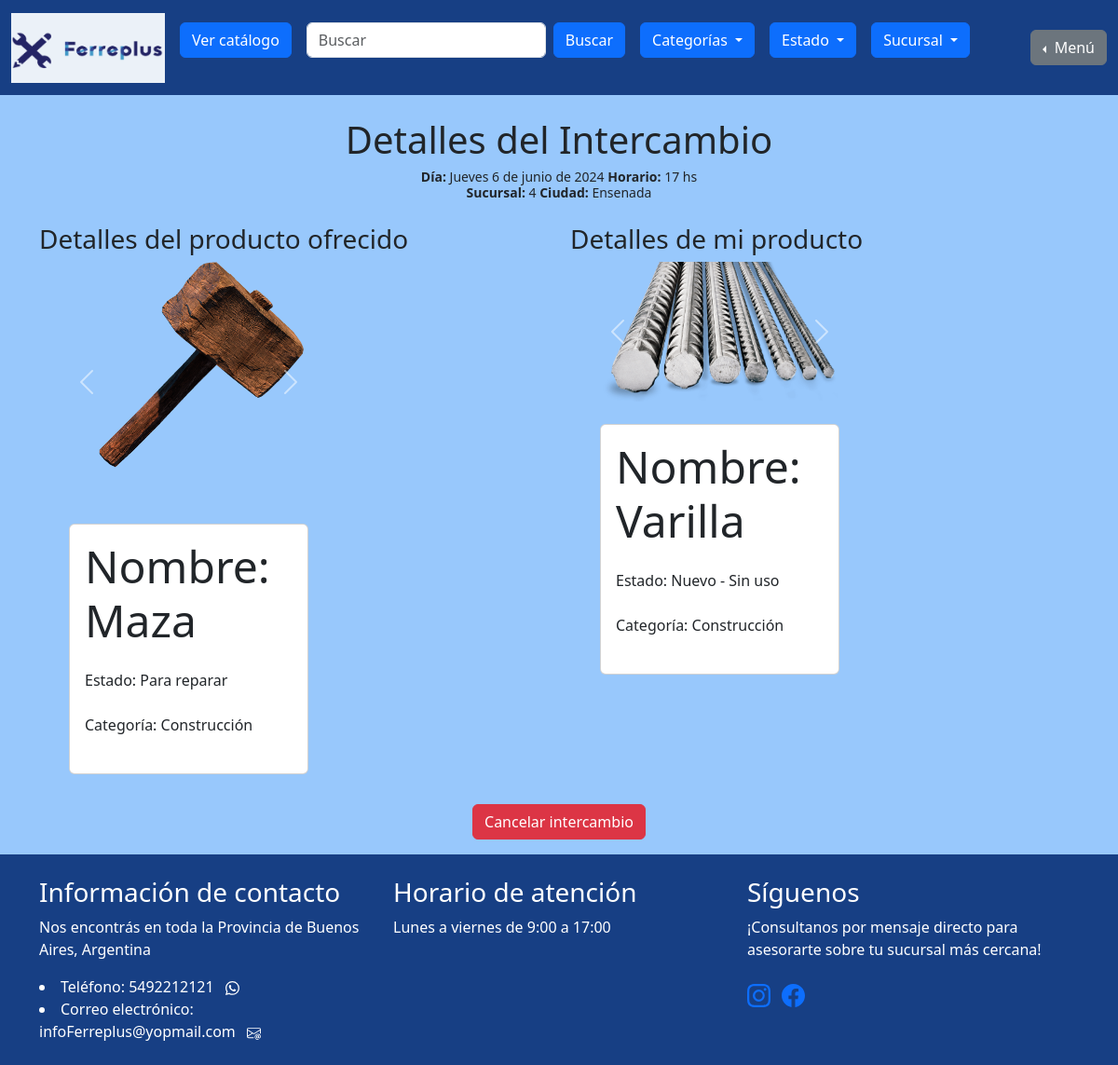
The page /intercambiar_producto/ver_detalle/64/ (signed in) on the database its author committed.
### intercambiar_producto/models.py (models this page shows, shortened)
class Intercambio(models.Model):
    ESTADOS = (
        ('pendiente', 'Pendiente'),
        ('aceptado', 'Aceptado'),
        ('rechazado', 'Rechazado'),
        ('realizado', 'Realizado'),
        ('cancelado', 'Cancelado'),
        ('ausente', 'Ausente'),
    )
    producto_solicitante = models.ForeignKey(Producto, related_name='intercambios_solicitados', on_delete=models.CASCADE)
    producto_receptor = models.ForeignKey(Producto, related_name='intercambios_recibidos', on_delete=models.CASCADE)
    cliente_solicitante = models.ForeignKey(User, related_name='solicitudes_realizadas', on_delete=models.CASCADE)
    cliente_receptor = models.ForeignKey(User, related_name='solicitudes_recibidas', on_delete=models.CASCADE)
    estado = models.CharField(max_length=10, choices=ESTADOS, default='pendiente')
    fecha_solicitud = models.DateTimeField(auto_now_add=True)
    dia = models.CharField(max_length=20, blank=True)
    fecha = models.DateField(null=True, blank=True)
    horario = models.IntegerField()
    venta_realizada = models.BooleanField(null=True, blank=True, default=None)

### mis_productos/models.py (models this page shows, shortened)
class Producto(models.Model):
    id = models.AutoField(primary_key=True)
    cliente = models.ForeignKey(User, on_delete=models.CASCADE)
    nombre = models.CharField(max_length=100)
    estado = models.CharField(max_length=100)
    categoria = models.CharField(max_length=100)
    dias = models.CharField(max_length=100, default="")
    horario_inicio = models.CharField(max_length=100)
    horario_fin = models.CharField(max_length=100)
    sucursal = models.ForeignKey(Sucursal, on_delete=models.SET_NULL, null=True)
    imagen_principal = models.ImageField(upload_to='imagenes/')
    imagen_extra1 = models.ImageField(upload_to='imagenes/', blank=True, null=True)
    imagen_extra2 = models.ImageField(upload_to='imagenes/', blank=True, null=True)
    imagen_extra3 = models.ImageField(upload_to='imagenes/', blank=True, null=True)
    slug = models.SlugField(null=True, blank=True)
    visible = models.BooleanField(default=True)

### gestion_de_sucursales/models.py (models this page shows)
class Sucursal(models.Model):
    nombre = models.CharField(max_length=200, primary_key=True)
    ciudad = models.CharField(max_length=200, null=False)
    def __str__(self):
        return self.nombre

### iniciar_sesion/decoradores.py (the view)
    def wrapper_func(request, *args, **kwargs):
        if request.user.is_authenticated and not request.user.is_staff and not request.user.is_superuser :
            return view_func(request, *args, **kwargs)
        else:
            return redirect("homepage")

### iniciar_sesion/decoradores.py (called while the page is built)
def soy_cliente(view_func):
    def wrapper_func(request, *args, **kwargs):
        if request.user.is_authenticated and not request.user.is_staff and not request.user.is_superuser :
            return view_func(request, *args, **kwargs)
        else:
            return redirect("homepage")
    return wrapper_func

### intercambiar_producto/views.py (called while the page is built, shortened)
@soy_cliente
def detalle_intercambio(request, solicitud_id):
    solicitud = Intercambio.objects.get(id=solicitud_id)
    context = {
        'solicitud': solicitud
    }
    return render(request, 'intercambiar_producto/ver_detalle.html', context)

### project/context_processors.py (called while the page is built)
def agregar_datos_a_contexto(request):
    sucursales = Sucursal.objects.all()
    estados_list = ["Nuevo - Sin uso", "Usado", "Restaurado", "Para reparar", "Para piezas", "Con defectos leves"]
    categorias_list = ["Herramientas", "Construcción", "Ferretería general", "Electricidad", "Fontanería", "Jardín"]
    return {
        'sucursales': sucursales,
        'estados_list': estados_list,
        'categorias_list': categorias_list,
    }

### intercambiar_producto/templates/intercambiar_producto/ver_detalle.html (shortened to what this page needs)
{% extends "homepage/base.html" %}
{% block content %}
<div class="container">
  <h1 class="text-center">Detalles del Intercambio</h1>
  <div class="mb-4 text-center">
    <h6 class="small">
        <strong>Día:</strong> {{ solicitud.dia }} {{ solicitud.fecha }}<strong> Horario:</strong> {{ solicitud.horario }} hs <br>
        <strong>Sucursal:</strong> {{ solicitud.producto_solicitante.sucursal }} <strong>Ciudad:</strong> {{ solicitud.producto_solicitante.sucursal.ciudad }} <br>
    </h6>
    </div>
  <div class="row">
    <div class="col-md-6">
      <h3>Detalles del producto ofrecido</h3>
      <ul>
        <div class="col-md-6">
            <div id="carouselExample" class="carousel slide mb-4">
                <div class="carousel-inner">
                    <div class="carousel-item active">
                        <img src="{{ solicitud.producto_solicitante.imagen_principal.url }}" class="d-block w-100" alt="...">
                    </div>
                </div>
                <button class="carousel-control-prev" type="button" data-bs-target="#carouselExample" data-bs-slide="prev">
                    <span class="carousel-control-prev-icon" aria-hidden="true"></span>
                </button>
                <button class="carousel-control-next" type="button" data-bs-target="#carouselExample" data-bs-slide="next">
                    <span class="carousel-control-next-icon" aria-hidden="true"></span>
                </button>
            </div>
            <div class="card">
                <div class="card-body">
                    <div class="mb-4">
                        <h5 class="display-5">Nombre: {{ solicitud.producto_solicitante.nombre }}</h5>
                    </div>
                    <div class="mb-4">
                        <h8 class="display-8">Estado: {{ solicitud.producto_solicitante.estado }}</h8>
                    </div>
                    <div class="mb-4">
                        <h8 class="display-8">Categoría: {{ solicitud.producto_solicitante.categoria }}</h8>
                    </div>
                </div>
            </div>
        </div>
      </ul>
    </div>
    <div class="col-md-6">
      <h3>Detalles de mi producto </h3>
      <ul>
        <div class="col-md-6">
            <div id="carouselExample" class="carousel slide mb-4">
                <div class="carousel-inner">
                    <div class="carousel-item active">
                        <img src="{{ solicitud.producto_receptor.imagen_principal.url }}" class="d-block w-100" alt="...">
                    </div>
                </div>
                <button class="carousel-control-prev" type="button" data-bs-target="#carouselExample" data-bs-slide="prev">
                    <span class="carousel-control-prev-icon" aria-hidden="true"></span>
                </button>
                <button class="carousel-control-next" type="button" data-bs-target="#carouselExample" data-bs-slide="next">
                    <span class="carousel-control-next-icon" aria-hidden="true"></span>
                </button>
            </div>
            <div class="card">
                <div class="card-body">
                    <div class="mb-4">
                        <h5 class="display-5">Nombre: {{ solicitud.producto_receptor.nombre }}</h5>
                    </div>
                    <div class="mb-4">
                        <h8 class="display-8">Estado: {{ solicitud.producto_receptor.estado }}</h8>
                    </div>
                    <div class="mb-4">
                        <h8 class="display-8">Categoría: {{ solicitud.producto_receptor.categoria }}</h8>
                    </div>
                </div>
            </div>
        </div>
      </ul>
    </div>
  </div>
  <div class="text-center">
    {% if solicitud.estado == 'aceptado' %}
      <form method="post">
        <button type="submit" name="accion" value="cancelar" class="btn btn-danger" onclick="return confirm('¿Estás seguro de que deseas Cancelar este intercambio?')">Cancelar intercambio</button>
      </form>
    {% endif %}
  </div>
</div>
{% endblock %}

### homepage/templates/homepage/base.html (style rules this page uses)
body { background-color: #98C8FC; }
body { min-height: 100vh; display: flex; flex-direction: column; }

### rows shown on the page
Intercambio: dia "Jueves", fecha "6 de junio de 2024", horario "17", producto_solicitante.sucursal "4", producto_solicitante.sucursal.ciudad "Ensenada", producto_solicitante.imagen_principal (picture), producto_solicitante.nombre "Maza", producto_solicitante.estado "Para reparar", producto_solicitante.categoria "Construcción", producto_receptor.imagen_principal (picture), producto_receptor.nombre "Varilla", producto_receptor.estado "Nuevo - Sin uso", producto_receptor.categoria "Construcción"
